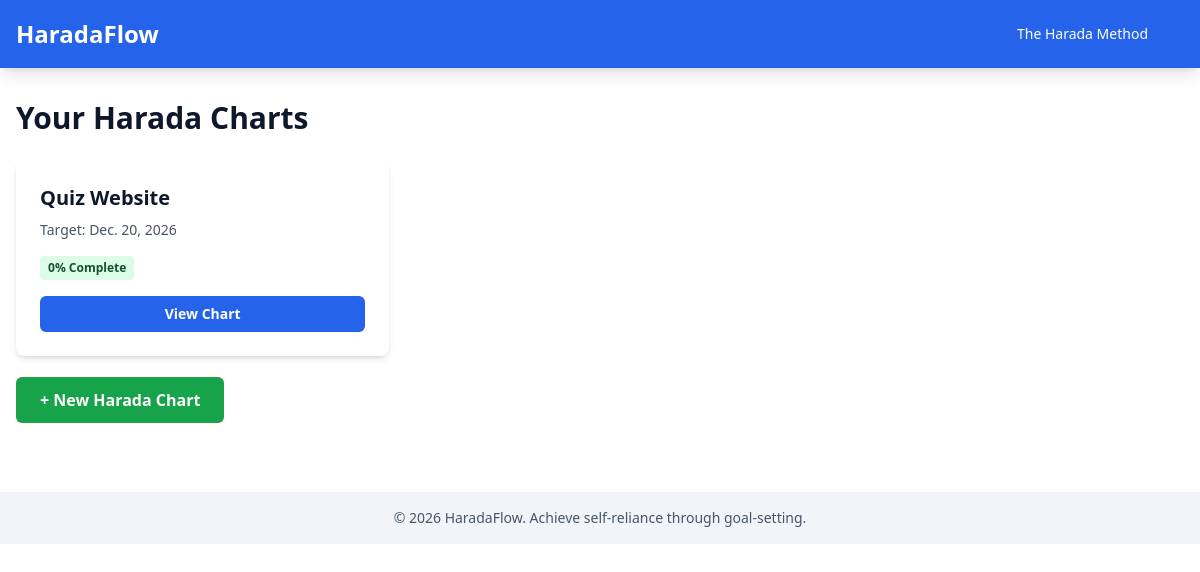
Before: /accounts/dashboard/ (signed in) with the older database file.
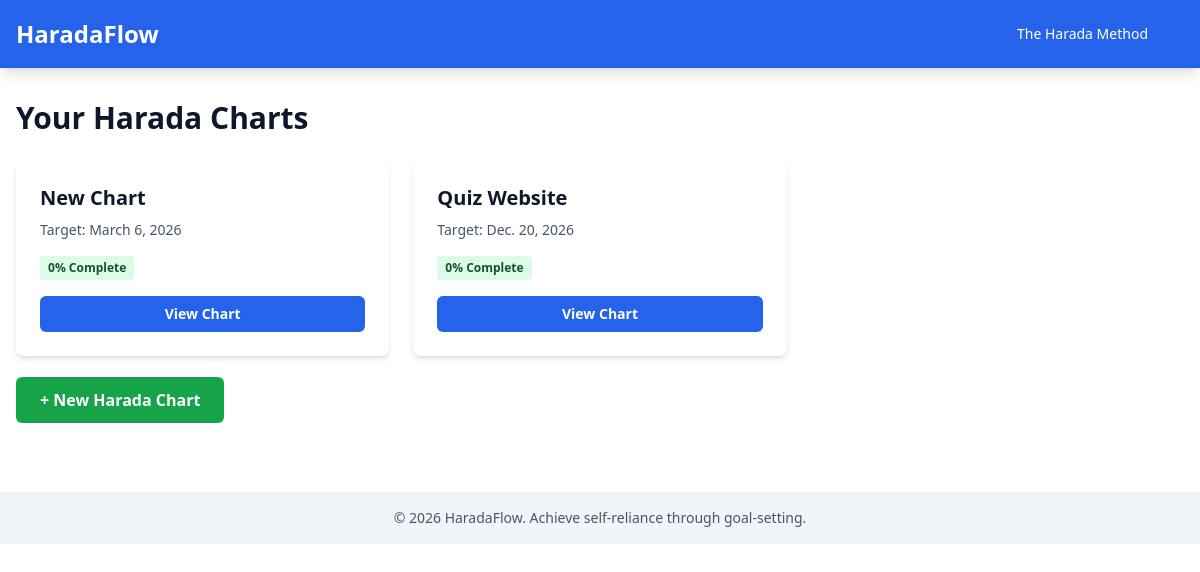
After: the same page with the newer database file.
### charts/models.py (models this page shows, shortened)
class HaradaChart(models.Model):
    user = models.ForeignKey(
        User, on_delete=models.CASCADE, related_name="harada_charts"
    )
    title = models.CharField(max_length=255)
    core_goal = models.TextField(help_text="The long-term goal")
    target_date = models.DateField()
    is_draft = models.BooleanField(
        default=True, help_text="True while completing wizard steps"
    )
    perspectives = models.JSONField(
        default=dict,
        help_text="Four perspectives: self_tangible, self_intangible, others_tangible, others_intangible",
    )
    created_at = models.DateTimeField(auto_now_add=True)
    updated_at = models.DateTimeField(auto_now=True)
    class Meta:
        ordering = ["-created_at"]
    @property
    def completion_percentage(self):
        tasks = self.task_set.all()
        if tasks.count() == 0:
            return 0
        done_count = tasks.filter(status="done").count()
        return round((done_count / tasks.count()) * 100)

### accounts/views.py (the view)
# urls.py: path("dashboard/", views.dashboard, name="dashboard"),
@login_required
def dashboard(request):
    charts = request.user.harada_charts.all()
    return render(request, "accounts/dashboard.html", {"charts": charts})

### config/context_processors.py (called while the page is built)
def clerk_context(request):
    return {
        'clerk_publishable_key': settings.CLERK_PUBLISHABLE_KEY,
    }

### templates/accounts/dashboard.html (shortened to what this page needs)
{% extends 'base.html' %}
{% block content %}
<div class="mb-8">
    <h2 class="text-3xl font-bold mb-6">Your Harada Charts</h2>
    {% if charts %}
        <div class="grid grid-cols-1 md:grid-cols-2 lg:grid-cols-3 gap-6">
            {% for chart in charts %}
                <div class="bg-white dark:bg-slate-800 rounded-lg shadow-md p-6 hover:shadow-lg transition">
                    <h3 class="text-xl font-bold mb-2">{{ chart.title }}</h3>
                    <p class="text-sm text-slate-600 dark:text-slate-400 mb-4">
                        Target: {{ chart.target_date }}
                    </p>
                    <p class="mb-4 text-sm">
                        {% if chart.is_draft %}
                            <span class="inline-block bg-yellow-100 dark:bg-yellow-900 text-yellow-900 dark:text-yellow-100 px-2 py-1 rounded text-xs font-bold">Draft</span>
                        {% else %}
                            <span class="inline-block bg-green-100 dark:bg-green-900 text-green-900 dark:text-green-100 px-2 py-1 rounded text-xs font-bold">{{ chart.completion_percentage }}% Complete</span>
                        {% endif %}
                    </p>
                    <div class="flex gap-2">
                        {% if chart.is_draft %}
                            <a href="{% url 'wizard_step1' chart.id %}" class="flex-1 bg-blue-600 hover:bg-blue-700 text-white font-bold py-2 px-4 rounded-md text-center text-sm">
                                Continue Wizard
                            </a>
                        {% else %}
                            <a href="{% url 'matrix_view' chart.id %}" class="flex-1 bg-blue-600 hover:bg-blue-700 text-white font-bold py-2 px-4 rounded-md text-center text-sm">
                                View Chart
                            </a>
                        {% endif %}
                    </div>
                </div>
            {% endfor %}
        </div>
    {% endif %}
</div>
<div class="mt-8">
    <a href="{% url 'wizard_start' %}" class="bg-green-600 hover:bg-green-700 text-white font-bold py-3 px-6 rounded-md">
        + New Harada Chart
    </a>
</div>
{% endblock %}

Changed rows visible on the page:
added HaradaChart: title "New Chart", target_date "March 6, 2026", completion_percentage "0", is_draft "View Chart"
